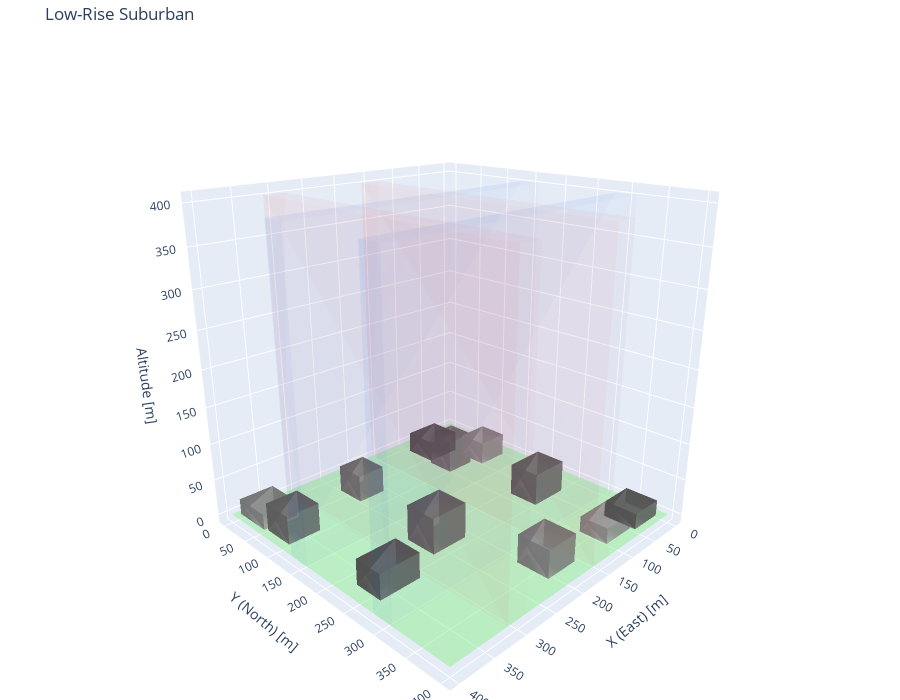

This figure's notebook cell:
### Markdown cell above
## Example 3: Low-Rise Suburban

Wider corridors, shorter buildings, more spread out.

### Code cell
corridors = generate_corridors(num_ew=2, num_ns=2, width="30", spacing="150", seed=5)
buildings = generate_buildings(
    corridors,
    num_buildings=12,
    width_x="40-60",
    width_y="40-60",
    height="20-50",
    seed=5
)

print(f"Corridors: {len(corridors)}")
print(f"Buildings: {len(buildings)}")

fig = visualize_urban_environment(corridors, buildings, title="Low-Rise Suburban")
fig.show()

### Figure 1 — Plotly figure (JSON) as saved in the notebook; plotly's stock layout.template omitted (floating-point values rounded to 4 significant figures)
{"data": [{"color": "lightgreen", "hoverinfo": "skip", "i": [0, 0], "j": [1, 2], "k": [2, 3], "name": "Ground", "opacity": 0.5, "type": "mesh3d", "x": [0, 400, 400, 0], "y": [0, 0, 400, 400], "z": [0, 0, 0, 0]}, {"color": "rgb(100, 100, 100)", "hovertemplate": "Building 0<br>Position: (351.4, 253.5)<br>Size: 58.4 x 40.6m<br>Height: 34.0m<extra></extra>", "i": [0, 0, 4, 4, 0, 1, 0, 3, 1, 2, 4, 5], "j": [1, 2, 5, 6, 1, 5, 3, 7, 2, 6, 5, 6], "k": [2, 3, 6, 7, 4, 4, 4, 4, 5, 5, 1, 2], "name": "Building 0", "opacity": 0.8, "type": "mesh3d", "x": [322.2, 380.7, 380.7, 322.2, 322.2, 380.7, 380.7, 322.2], "y": [233.3, 233.3, 273.8, 273.8, 233.3, 233.3, 273.8, 273.8], "z": [0, 0, 0, 0, 33.97, 33.97, 33.97, 33.97]}, {"color": "rgb(115, 115, 115)", "hovertemplate": "Building 1<br>Position: (75.5, 241.9)<br>Size: 55.3 x 43.2m<br>Height: 43.9m<extra></extra>", "i": [0, 0, 4, 4, 0, 1, 0, 3, 1, 2, 4, 5], "j": [1, 2, 5, 6, 1, 5, 3, 7, 2, 6, 5, 6], "k": [2, 3, 6, 7, 4, 4, 4, 4, 5, 5, 1, 2], "name": "Building 1", "opacity": 0.8, "type": "mesh3d", "x": [47.83, 103.1, 103.1, 47.83, 47.83, 103.1, 103.1, 47.83], "y": [220.3, 220.3, 263.5, 263.5, 220.3, 220.3, 263.5, 263.5], "z": [0, 0, 0, 0, 43.91, 43.91, 43.91, 43.91]}, {"color": "rgb(130, 130, 130)", "hovertemplate": "Building 2<br>Position: (96.1, 97.6)<br>Size: 42.5 x 40.0m<br>Height: 46.1m<extra></extra>", "i": [0, 0, 4, 4, 0, 1, 0, 3, 1, 2, 4, 5], "j": [1, 2, 5, 6, 1, 5, 3, 7, 2, 6, 5, 6], "k": [2, 3, 6, 7, 4, 4, 4, 4, 5, 5, 1, 2], "name": "Building 2", "opacity": 0.8, "type": "mesh3d", "x": [74.87, 117.4, 117.4, 74.87, 74.87, 117.4, 117.4, 74.87], "y": [77.57, 77.57, 117.6, 117.6, 77.57, 77.57, 117.6, 117.6], "z": [0, 0, 0, 0, 46.14, 46.14, 46.14, 46.14]}, {"color": "rgb(145, 145, 145)", "hovertemplate": "Building 3<br>Position: (366.5, 35.0)<br>Size: 49.6 x 54.1m<br>Height: 21.7m<extra></extra>", "i": [0, 0, 4, 4, 0, 1, 0, 3, 1, 2, 4, 5], "j": [1, 2, 5, 6, 1, 5, 3, 7, 2, 6, 5, 6], "k": [2, 3, 6, 7, 4, 4, 4, 4, 5, 5, 1, 2], "name": "Building 3", "opacity": 0.8, "type": "mesh3d", "x": [341.7, 391.3, 391.3, 341.7, 341.7, 391.3, 391.3, 341.7], "y": [7.909, 7.909, 62.0, 62.0, 7.909, 7.909, 62.0, 62.0], "z": [0, 0, 0, 0, 21.71, 21.71, 21.71, 21.71]}, {"color": "rgb(160, 160, 160)", "hovertemplate": "Building 4<br>Position: (88.8, 363.8)<br>Size: 51.6 x 40.2m<br>Height: 21.4m<extra></extra>", "i": [0, 0, 4, 4, 0, 1, 0, 3, 1, 2, 4, 5], "j": [1, 2, 5, 6, 1, 5, 3, 7, 2, 6, 5, 6], "k": [2, 3, 6, 7, 4, 4, 4, 4, 5, 5, 1, 2], "name": "Building 4", "opacity": 0.8, "type": "mesh3d", "x": [63.04, 114.6, 114.6, 63.04, 63.04, 114.6, 114.6, 63.04], "y": [343.7, 343.7, 383.9, 383.9, 343.7, 343.7, 383.9, 383.9], "z": [0, 0, 0, 0, 21.4, 21.4, 21.4, 21.4]}, {"color": "rgb(100, 100, 100)", "hovertemplate": "Building 5<br>Position: (87.4, 50.8)<br>Size: 50.9 x 46.2m<br>Height: 29.5m<extra></extra>", "i": [0, 0, 4, 4, 0, 1, 0, 3, 1, 2, 4, 5], "j": [1, 2, 5, 6, 1, 5, 3, 7, 2, 6, 5, 6], "k": [2, 3, 6, 7, 4, 4, 4, 4, 5, 5, 1, 2], "name": "Building 5", "opacity": 0.8, "type": "mesh3d", "x": [61.96, 112.9, 112.9, 61.96, 61.96, 112.9, 112.9, 61.96], "y": [27.66, 27.66, 73.91, 73.91, 27.66, 27.66, 73.91, 73.91], "z": [0, 0, 0, 0, 29.5, 29.5, 29.5, 29.5]}, {"color": "rgb(115, 115, 115)", "hovertemplate": "Building 6<br>Position: (251.8, 228.6)<br>Size: 53.8 x 45.9m<br>Height: 48.4m<extra></extra>", "i": [0, 0, 4, 4, 0, 1, 0, 3, 1, 2, 4, 5], "j": [1, 2, 5, 6, 1, 5, 3, 7, 2, 6, 5, 6], "k": [2, 3, 6, 7, 4, 4, 4, 4, 5, 5, 1, 2], "name": "Building 6", "opacity": 0.8, "type": "mesh3d", "x": [224.9, 278.7, 278.7, 224.9, 224.9, 278.7, 278.7, 224.9], "y": [205.6, 205.6, 251.5, 251.5, 205.6, 205.6, 251.5, 251.5], "z": [0, 0, 0, 0, 48.37, 48.37, 48.37, 48.37]}, {"color": "rgb(130, 130, 130)", "hovertemplate": "Building 7<br>Position: (241.5, 71.4)<br>Size: 40.0 x 42.2m<br>Height: 37.0m<extra></extra>", "i": [0, 0, 4, 4, 0, 1, 0, 3, 1, 2, 4, 5], "j": [1, 2, 5, 6, 1, 5, 3, 7, 2, 6, 5, 6], "k": [2, 3, 6, 7, 4, 4, 4, 4, 5, 5, 1, 2], "name": "Building 7", "opacity": 0.8, "type": "mesh3d", "x": [221.4, 261.5, 261.5, 221.4, 221.4, 261.5, 261.5, 221.4], "y": [50.35, 50.35, 92.51, 92.51, 50.35, 50.35, 92.51, 92.51], "z": [0, 0, 0, 0, 36.97, 36.97, 36.97, 36.97]}, {"color": "rgb(145, 145, 145)", "hovertemplate": "Building 8<br>Position: (196.3, 355.1)<br>Size: 48.6 x 46.3m<br>Height: 38.0m<extra></extra>", "i": [0, 0, 4, 4, 0, 1, 0, 3, 1, 2, 4, 5], "j": [1, 2, 5, 6, 1, 5, 3, 7, 2, 6, 5, 6], "k": [2, 3, 6, 7, 4, 4, 4, 4, 5, 5, 1, 2], "name": "Building 8", "opacity": 0.8, "type": "mesh3d", "x": [172.0, 220.7, 220.7, 172.0, 172.0, 220.7, 220.7, 172.0], "y": [332.0, 332.0, 378.3, 378.3, 332.0, 332.0, 378.3, 378.3], "z": [0, 0, 0, 0, 38.01, 38.01, 38.01, 38.01]}, {"color": "rgb(160, 160, 160)", "hovertemplate": "Building 9<br>Position: (43.8, 112.2)<br>Size: 44.9 x 41.0m<br>Height: 31.9m<extra></extra>", "i": [0, 0, 4, 4, 0, 1, 0, 3, 1, 2, 4, 5], "j": [1, 2, 5, 6, 1, 5, 3, 7, 2, 6, 5, 6], "k": [2, 3, 6, 7, 4, 4, 4, 4, 5, 5, 1, 2], "name": "Building 9", "opacity": 0.8, "type": "mesh3d", "x": [21.36, 66.23, 66.23, 21.36, 21.36, 66.23, 66.23, 21.36], "y": [91.7, 91.7, 132.7, 132.7, 91.7, 91.7, 132.7, 132.7], "z": [0, 0, 0, 0, 31.92, 31.92, 31.92, 31.92]}, {"color": "rgb(100, 100, 100)", "hovertemplate": "Building 10<br>Position: (37.3, 366.9)<br>Size: 48.1 x 46.1m<br>Height: 21.5m<extra></extra>", "i": [0, 0, 4, 4, 0, 1, 0, 3, 1, 2, 4, 5], "j": [1, 2, 5, 6, 1, 5, 3, 7, 2, 6, 5, 6], "k": [2, 3, 6, 7, 4, 4, 4, 4, 5, 5, 1, 2], "name": "Building 10", "opacity": 0.8, "type": "mesh3d", "x": [13.23, 61.38, 61.38, 13.23, 13.23, 61.38, 61.38, 13.23], "y": [343.8, 343.8, 390.0, 390.0, 343.8, 343.8, 390.0, 390.0], "z": [0, 0, 0, 0, 21.54, 21.54, 21.54, 21.54]}, {"color": "rgb(115, 115, 115)", "hovertemplate": "Building 11<br>Position: (365.1, 89.2)<br>Size: 46.0 x 45.6m<br>Height: 38.2m<extra></extra>", "i": [0, 0, 4, 4, 0, 1, 0, 3, 1, 2, 4, 5], "j": [1, 2, 5, 6, 1, 5, 3, 7, 2, 6, 5, 6], "k": [2, 3, 6, 7, 4, 4, 4, 4, 5, 5, 1, 2], "name": "Building 11", "opacity": 0.8, "type": "mesh3d", "x": [342.1, 388.2, 388.2, 342.1, 342.1, 388.2, 388.2, 342.1], "y": [66.35, 66.35, 112.0, 112.0, 66.35, 66.35, 112.0, 112.0], "z": [0, 0, 0, 0, 38.16, 38.16, 38.16, 38.16]}, {"color": "rgba(0, 100, 255, 0.15)", "hovertemplate": "Corridor 0<br>Direction: EW<br>Center: 150.0m<br>Width: 30.0m<extra></extra>", "i": [0, 0, 4, 4, 0, 1, 0, 3, 1, 2, 4, 5], "j": [1, 2, 5, 6, 1, 5, 3, 7, 2, 6, 5, 6], "k": [2, 3, 6, 7, 4, 4, 4, 4, 5, 5, 1, 2], "name": "EW corridor 0", "opacity": 0.15, "type": "mesh3d", "x": [0, 400, 400, 0, 0, 400, 400, 0], "y": [135, 135, 165, 165, 135, 135, 165, 165], "z": [0, 0, 0, 0, 400, 400, 400, 400]}, {"color": "rgba(0, 100, 255, 0.15)", "hovertemplate": "Corridor 1<br>Direction: EW<br>Center: 300.0m<br>Width: 30.0m<extra></extra>", "i": [0, 0, 4, 4, 0, 1, 0, 3, 1, 2, 4, 5], "j": [1, 2, 5, 6, 1, 5, 3, 7, 2, 6, 5, 6], "k": [2, 3, 6, 7, 4, 4, 4, 4, 5, 5, 1, 2], "name": "EW corridor 1", "opacity": 0.15, "type": "mesh3d", "x": [0, 400, 400, 0, 0, 400, 400, 0], "y": [285, 285, 315, 315, 285, 285, 315, 315], "z": [0, 0, 0, 0, 400, 400, 400, 400]}, {"color": "rgba(255, 50, 50, 0.15)", "hovertemplate": "Corridor 2<br>Direction: NS<br>Center: 150.0m<br>Width: 30.0m<extra></extra>", "i": [0, 0, 4, 4, 0, 1, 0, 3, 1, 2, 4, 5], "j": [1, 2, 5, 6, 1, 5, 3, 7, 2, 6, 5, 6], "k": [2, 3, 6, 7, 4, 4, 4, 4, 5, 5, 1, 2], "name": "NS corridor 2", "opacity": 0.15, "type": "mesh3d", "x": [135, 165, 165, 135, 135, 165, 165, 135], "y": [0, 0, 400, 400, 0, 0, 400, 400], "z": [0, 0, 0, 0, 400, 400, 400, 400]}, {"color": "rgba(255, 50, 50, 0.15)", "hovertemplate": "Corridor 3<br>Direction: NS<br>Center: 300.0m<br>Width: 30.0m<extra></extra>", "i": [0, 0, 4, 4, 0, 1, 0, 3, 1, 2, 4, 5], "j": [1, 2, 5, 6, 1, 5, 3, 7, 2, 6, 5, 6], "k": [2, 3, 6, 7, 4, 4, 4, 4, 5, 5, 1, 2], "name": "NS corridor 3", "opacity": 0.15, "type": "mesh3d", "x": [285, 315, 315, 285, 285, 315, 315, 285], "y": [0, 0, 400, 400, 0, 0, 400, 400], "z": [0, 0, 0, 0, 400, 400, 400, 400]}], "layout": {"height": 700, "margin": {"b": 0, "l": 0, "r": 0, "t": 40}, "scene": {"aspectmode": "data", "camera": {"eye": {"x": 1.5, "y": 1.5, "z": 0.8}}, "xaxis": {"title": {"text": "X (East) [m]"}}, "yaxis": {"title": {"text": "Y (North) [m]"}}, "zaxis": {"title": {"text": "Altitude [m]"}}}, "title": {"text": "Low-Rise Suburban"}}}
